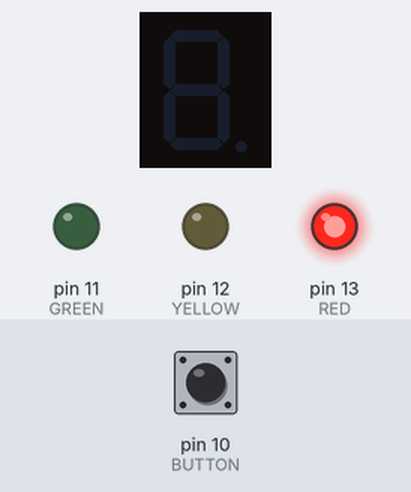
Recording of a sketch running on a simulated Arduino Uno, built with avr-gcc and run on an emulated ATmega328P. On the bench: 1-digit seven-segment display, output pins drawn as LEDs (lit = HIGH). Wiring (inferred from the names in the program): 1-digit 7-segment display, segments lit when HIGH: segments pin 6, pin 5, pin 4, pin 3, pin 2, A0, A1. The test bench sets the inputs (shaded band); at power-on: pin 10 (BUTTON) HIGH. The segment pins are drawn as the display they are named for; pins used as bus, display or sensor lines are not drawn.

Above: at 1.2 s.
1.3 s: pin 10 (BUTTON) pulled LOW for 0.15 s
At 2.5 s:
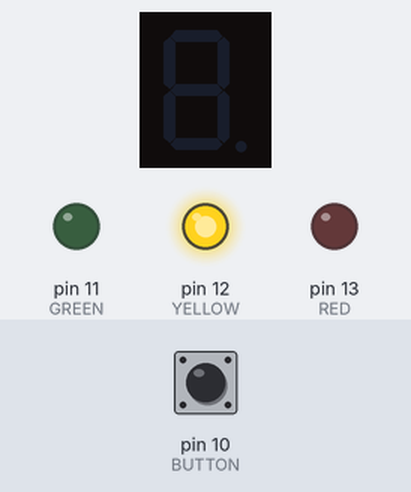
13.4 s: pin 10 (BUTTON) pulled LOW for 1 s
At 17.3 s:
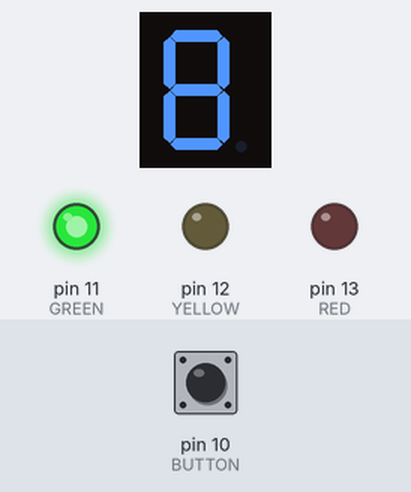
Timing chart, 0 to 18.8 s (numbered marks = the images above; inputs shaded):
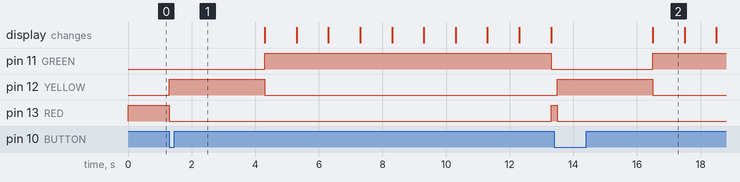

Measured:
- after the input at 1.3 s, pin 11 (GREEN): LOW → HIGH after 3.0 s, → LOW 9.0 s later; pin 12 (YELLOW): LOW → HIGH at once, → LOW 3.0 s later; pin 13 (RED): HIGH → LOW at once, → HIGH 12.0 s later
- after the input at 13.4 s, pin 11 (GREEN): LOW → HIGH after 3.1 s; pin 12 (YELLOW): LOW → HIGH after 0.10 s, → LOW 3.0 s later; pin 13 (RED): HIGH → LOW after 0.10 s; the display: changes after 3.1 s (image 2)
- what the display in image 2 shows lasts 1.0 s, from 16.5 s to 17.5 s

The sketch:

Smart_Traffic_Light.ino
```cpp
// ===== LEDs =====
const int GREEN = 11;
const int YELLOW = 12;
const int RED = 13;

// ===== Button =====
const int BUTTON = 10;

// ===== 7 Segment =====
const int A = 6;
const int B = 5;
const int C = 4;
const int D = 3;
const int E = 2;
const int F = A0;
const int G = A1;


void setup() {

  pinMode(GREEN, OUTPUT);
  pinMode(YELLOW, OUTPUT);
  pinMode(RED, OUTPUT);

  pinMode(BUTTON, INPUT_PULLUP);

  pinMode(A, OUTPUT);
  pinMode(B, OUTPUT);
  pinMode(C, OUTPUT);
  pinMode(D, OUTPUT);
  pinMode(E, OUTPUT);
  pinMode(F, OUTPUT);
  pinMode(G, OUTPUT);

  // 🔴 البداية
  digitalWrite(RED, HIGH);
  digitalWrite(YELLOW, LOW);
  digitalWrite(GREEN, LOW);

  eteindreSegment();
}


void loop() {

  if (digitalRead(BUTTON) == LOW) {

    // 🟡 YELLOW pendant 3 secondes
    digitalWrite(RED, LOW);
    digitalWrite(YELLOW, HIGH);
    digitalWrite(GREEN, LOW);

    delay(3000);


    // 🟢 GREEN + compte à rebours EN MÊME TEMPS
    digitalWrite(YELLOW, LOW);
    digitalWrite(GREEN, HIGH);

    // 8 → 0
    for (int i = 8; i >= 0; i--) {

      afficher(i);

      delay(1000);
    }


    // 🔴 RED
    digitalWrite(GREEN, LOW);
    digitalWrite(RED, HIGH);

    eteindreSegment();


    // attendre le relâchement du bouton
    while (digitalRead(BUTTON) == LOW) {
      delay(10);
    }

    delay(200);
  }
}


// ===============================
// Afficher un chiffre
// ===============================
void afficher(int chiffre) {

  eteindreSegment();

  switch (chiffre) {

    case 0:
      digitalWrite(A, HIGH);
      digitalWrite(B, HIGH);
      digitalWrite(C, HIGH);
      digitalWrite(D, HIGH);
      digitalWrite(E, HIGH);
      digitalWrite(F, HIGH);
      break;

    case 1:
      digitalWrite(B, HIGH);
      digitalWrite(C, HIGH);
      break;

    case 2:
      digitalWrite(A, HIGH);
      digitalWrite(B, HIGH);
      digitalWrite(D, HIGH);
      digitalWrite(E, HIGH);
      digitalWrite(G, HIGH);
      break;

    case 3:
      digitalWrite(A, HIGH);
      digitalWrite(B, HIGH);
      digitalWrite(C, HIGH);
      digitalWrite(D, HIGH);
      digitalWrite(G, HIGH);
      break;

    case 4:
      digitalWrite(B, HIGH);
      digitalWrite(C, HIGH);
      digitalWrite(F, HIGH);
      digitalWrite(G, HIGH);
      break;

    case 5:
      digitalWrite(A, HIGH);
      digitalWrite(C, HIGH);
      digitalWrite(D, HIGH);
      digitalWrite(F, HIGH);
      digitalWrite(G, HIGH);
      break;

    case 6:
      digitalWrite(A, HIGH);
      digitalWrite(C, HIGH);
      digitalWrite(D, HIGH);
      digitalWrite(E, HIGH);
      digitalWrite(F, HIGH);
      digitalWrite(G, HIGH);
      break;

    case 7:
      digitalWrite(A, HIGH);
      digitalWrite(B, HIGH);
      digitalWrite(C, HIGH);
      break;

    case 8:
      digitalWrite(A, HIGH);
      digitalWrite(B, HIGH);
      digitalWrite(C, HIGH);
      digitalWrite(D, HIGH);
      digitalWrite(E, HIGH);
      digitalWrite(F, HIGH);
      digitalWrite(G, HIGH);
      break;
  }
}


// ===============================
// Éteindre le 7-segment
// ===============================
void eteindreSegment() {

  digitalWrite(A, LOW);
  digitalWrite(B, LOW);
  digitalWrite(C, LOW);
  digitalWrite(D, LOW);
  digitalWrite(E, LOW);
  digitalWrite(F, LOW);
  digitalWrite(G, LOW);
}
```
